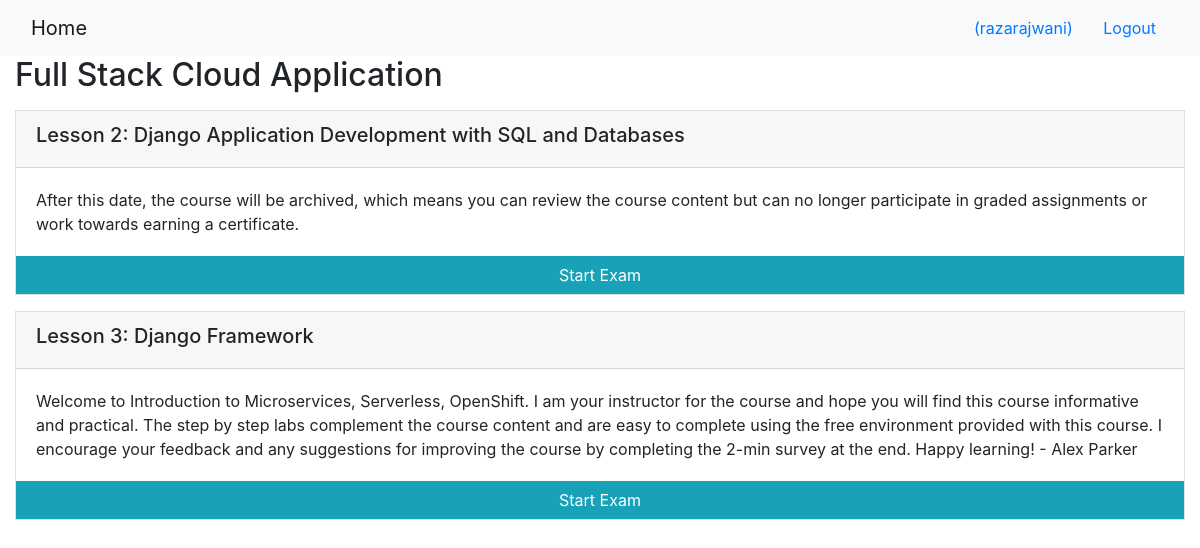
/1/ (signed in), run on the app's committed database.
### onlinecourse/models.py (models this page shows, shortened)
class Course(models.Model):
    name = models.CharField(null=False, max_length=30, default='online course')
    image = models.ImageField(upload_to='course_images/')
    description = models.CharField(max_length=1000)
    pub_date = models.DateField(null=True)
    instructors = models.ManyToManyField(Instructor)
    users = models.ManyToManyField(settings.AUTH_USER_MODEL, through='Enrollment')
    total_enrollment = models.IntegerField(default=0)
    is_enrolled = False

class Lesson(models.Model):
    title = models.CharField(max_length=200, default="title")
    order = models.IntegerField(default=0)
    course = models.ForeignKey(Course, on_delete=models.CASCADE)
    content = models.TextField()

### onlinecourse/views.py (the view)
# urls.py: path('<int:pk>/', views.CourseDetailView.as_view(), name='course_details'),
class CourseDetailView(generic.DetailView):
    model = Course
    template_name = 'onlinecourse/course_detail_bootstrap.html'

### onlinecourse/models.py (called while the page is built)
    def __str__(self):
        return self.question_text

    def __str__(self):
        return self.choice_text

### onlinecourse/templates/onlinecourse/course_detail_bootstrap.html (shortened to what this page needs)
<!DOCTYPE html>
<html lang="en">
  <head>
    {% load static %}
    <link
      rel="stylesheet"
      href="https://maxcdn.bootstrapcdn.com/bootstrap/4.5.2/css/bootstrap.min.css"
    />
  </head>
  <body>
    <nav class="navbar navbar-light bg-light">
      <div class="container-fluid">
        <div class="navbar-header">
          <a class="navbar-brand" href="{% url 'onlinecourse:index' %}">Home</a>
        </div>
        <ul class="nav navbar-nav navbar-right">
          {% if user.is_authenticated %}
          <li>
            <a class="btn btn-link" href="#"
              >{{ user.first_name }}({{ user.username }})</a
            >
            <a class="btn btn-link" href="{% url 'onlinecourse:logout' %}"
              >Logout</a
            >
          </li>
          {% endif %}
        </ul>
      </div>
    </nav>
    <div class="container-fluid">
      <h2>{{ course.name }}</h2>
      <div class="card-columns-vertical br-0">
        {% for lesson in course.lesson_set.all %}
        <div class="card mt-3 br-0">
          <div class="card-header">
            <h5>Lesson {{lesson.order|add:1}}: {{lesson.title}}</h5>
          </div>
          <div class="card-body">{{lesson.content}}</div>
          {% if user.is_authenticated %}
          <button
            data-toggle="collapse"
            data-target="#exam_{{lesson.id}}"
            class="btn btn-info btn-block br-0"
          >
            Start Exam
          </button>
            {% endif %}
          </div>
        </div>
        {% endfor %}
  </body>
</html>

### onlinecourse/templates/onlinecourse/course_detail_bootstrap.html (style rules this page uses)
.br-0 { border-radius: 0px; }

### data on the page
Course: name "Full Stack Cloud Application"
Lesson: order|add "2", title "Django Application Development with SQL and Databases", content "After this date, the course will be archived, which means you can review the course content but can no longer participate in graded assignments or work towards earning a certificate."
Lesson: order|add "3", title "Django Framework", content "Welcome to Introduction to Microservices, Serverless, OpenShift. I am your instructor for the course and hope you will find this course informative and practical. The step by step labs complement the course content and are easy to complete using the free environment provided with this course. I encourage your feedback and any suggestions for improving the course by completing the 2-min survey at the end. Happy learning! - Alex Parker"

### other printed values
{{ user.username }} "razarajwani"
